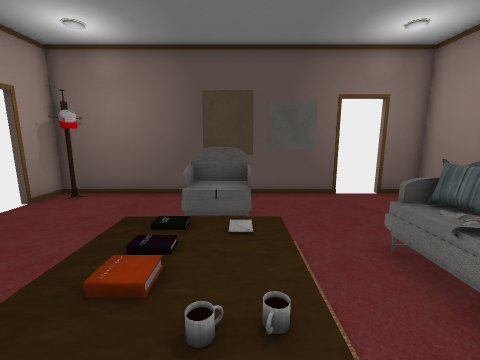
View 1 (above)

13 first-person views from a walk through a 3-D level made in the Unity game engine. The camera is 1.2 m above the floor, tilts 10° down and sees 90° across. Doors are open. The floor is counted in squares, 0.5 m on a side. Each view is taken from the middle of a square. On the plan, view 1 faces up. The plan holds only what a view shows up to about 17 squares ahead; the rest is blank. The player character is not drawn. Some animated figures are left out. Some surface patterns are stand-ins.

View 2
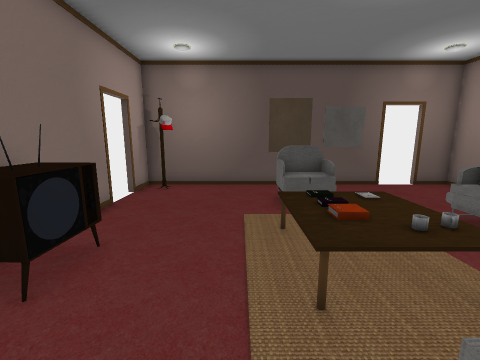

View 3
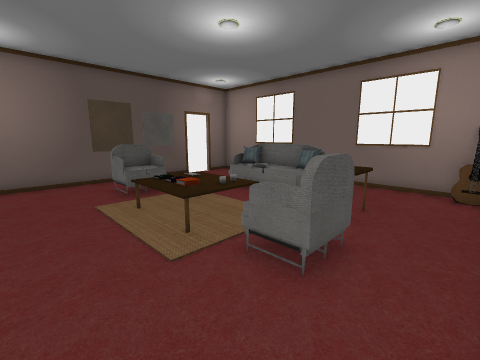

View 4
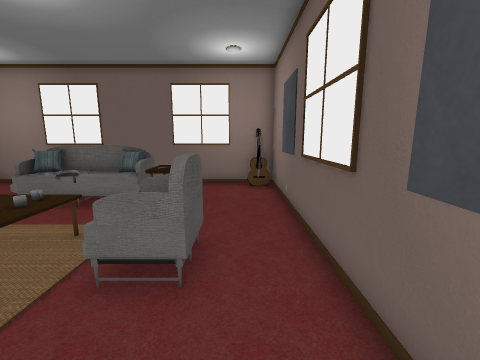

View 5
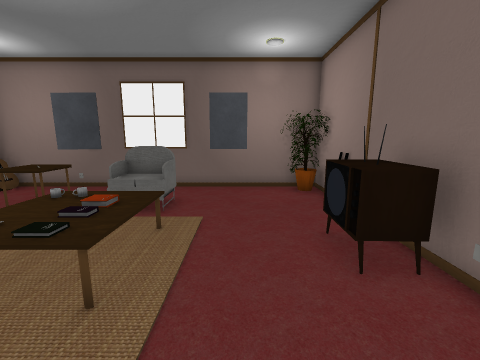

View 6
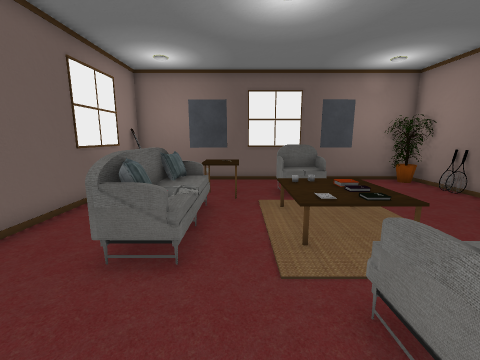

View 7
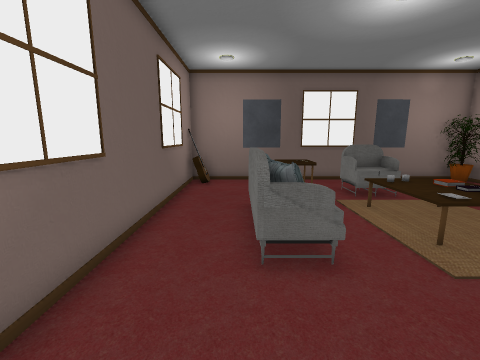

View 8
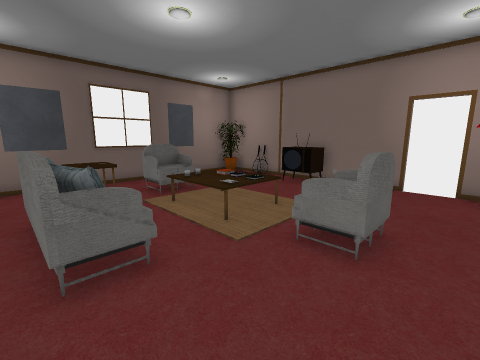

View 9
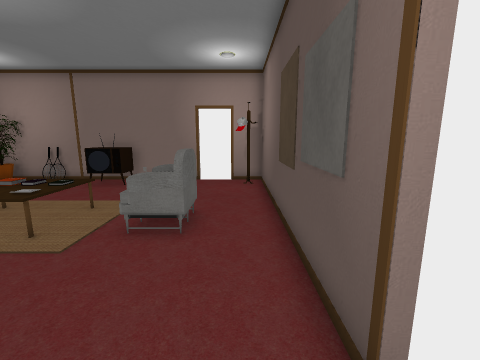

View 10
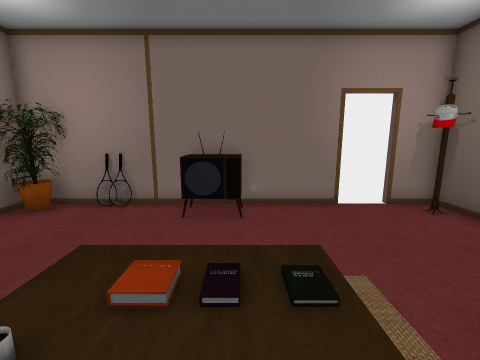

View 11
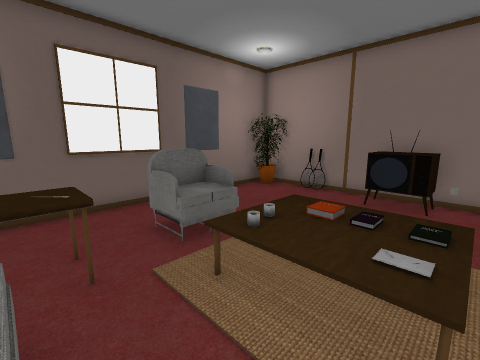

View 12
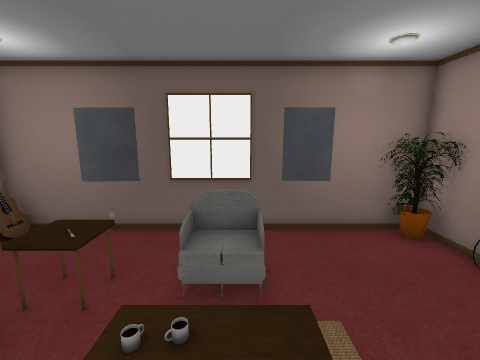

View 13
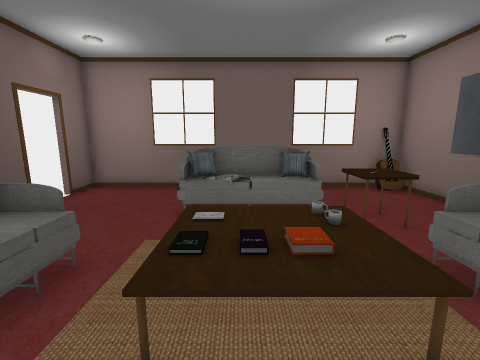

### Floor plan
Key: @ floor where view 1 was taken; # wall or solid block; x gap in a wall; . main floor; : floor 0.5 m higher than the main floor; / step, stairs or slope; D open door; = window, fence, low wall or low ledge; R rack; T TV; P pillow; A table; G guitar; L plant; O other object.
Columns run from 8 left of view 1 to 8 right of it. Each row starts with its distance up from view 1.
 11             # #
 10 ############xDD##
  9 #RO.............#
  8 D.....#=O.......#
  7 D.....==O.......#
  6 #...............#
  5 #...........#O..#
  4 #.....///...#O..#
  3 #TT...//:...#O..#
  2 #TT.../::...=O..#
  1 #TT...///...PO..#
  0 #.......@.AA#...#
 -1 O......OO.AA....#
 -2 O......OO.AA....#
 -3 #L............. #
 -4 #LL............G#
 -5 #################

Positions as (right, up) in squares from view 1, and headings:
1: (0, 0), facing up
2: (-3, -2), facing up
3: (-5, -4), facing up-right
4: (-5, -3), facing right
5: (-4, 7), facing down
6: (2, 9), facing down
7: (5, 9), facing down
8: (5, 9), facing down-left
9: (6, 9), facing left
10: (1, 3), facing left
11: (3, 4), facing down-left
12: (-1, 4), facing down
13: (-4, 3), facing right
